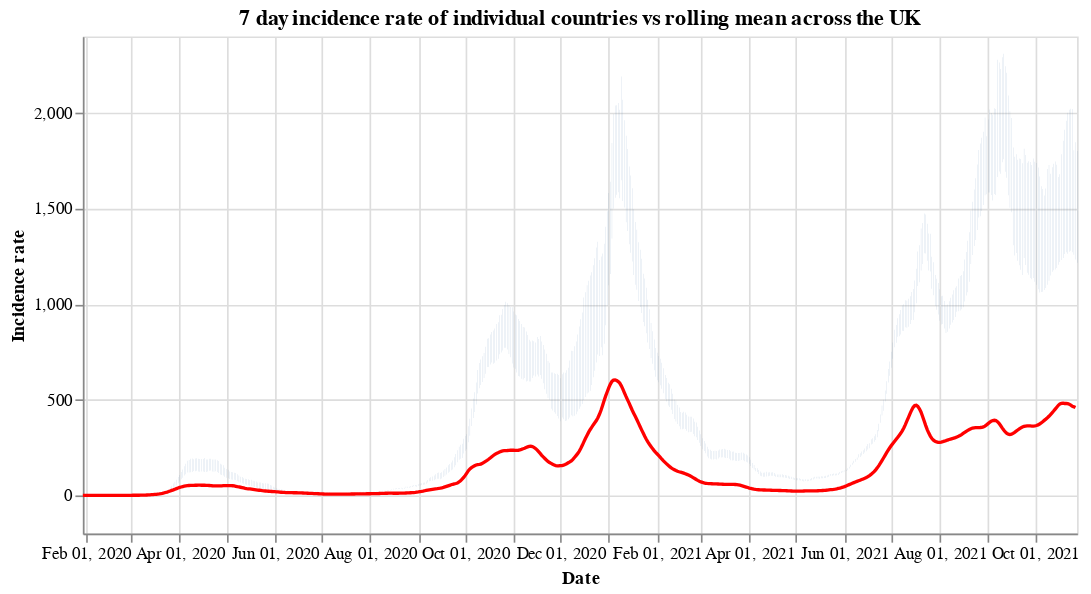

Here is the notebook cell this chart was saved with:
### Code cell
#collapse
countries = uk_cases['areaName'].unique()
countries.sort()

selection = alt.selection_single(
    name='Select',
    fields=['areaName'],
    init={'areaName': 'Wales'},
    bind={'areaName': alt.binding_select(options=countries)}
)

# scatter plot, modify opacity based on selection
bars = alt.Chart(uk_cases).mark_bar().add_selection(
    selection
).encode(
    x=alt.X("yearmonthdate(date):T", axis=alt.Axis(title='Date')),
    y=alt.Y("weeklyCasesRate:Q", axis=alt.Axis(title='Incidence rate')),
    tooltip='weeklyCasesRate:Q',
    opacity=alt.condition(selection, alt.value(1), alt.value(0))
).properties(title=f'7 day incidence rate of individual countries vs rolling mean across the UK', width=600)

line = alt.Chart(overview_cases).mark_line(
    color='red',
    size=2,
).transform_window(
    rolling_mean='mean(weeklyCasesRate)',
    frame=[0, 7]
).encode(
    x='yearmonthdate(date):T',
    y='rolling_mean:Q'
)

alt.layer(bars, line)

### Figure 1 — Vega-Lite specification as saved in the notebook (floating-point values rounded to 4 significant figures; data arrays with more than 128 entries replaced by an {"elided": "..."} marker saying what was removed)
{"config": {"view": {"continuousWidth": 400, "continuousHeight": 300}}, "layer": [{"data": {"name": "data-61eca00e9c40ebadfa91bff7047a2b0d"}, "mark": "bar", "encoding": {"opacity": {"condition": {"value": 1, "selection": "Select"}, "value": 0}, "tooltip": {"type": "quantitative", "field": "weeklyCasesRate"}, "x": {"type": "temporal", "axis": {"title": "Date"}, "field": "date", "timeUnit": "yearmonthdate"}, "y": {"type": "quantitative", "axis": {"title": "Incidence rate"}, "field": "weeklyCasesRate"}}, "selection": {"Select": {"type": "single", "fields": ["areaName"], "init": {"areaName": "Wales"}, "bind": {"areaName": {"input": "select", "options": ["England", "Northern Ireland", "Scotland", "Wales"]}}}}, "title": "7 day incidence rate of individual countries vs rolling mean across the UK", "width": 600}, {"data": {"name": "data-696c5d8364daec9ea02416d0cae8131c"}, "mark": {"type": "line", "color": "red", "size": 2}, "encoding": {"x": {"type": "temporal", "field": "date", "timeUnit": "yearmonthdate"}, "y": {"type": "quantitative", "field": "rolling_mean"}}, "transform": [{"window": [{"op": "mean", "field": "weeklyCasesRate", "as": "rolling_mean"}], "frame": [0, 7]}]}], "$schema": "https://vega.github.io/schema/vega-lite/v4.8.1.json", "datasets": {"data-61eca00e9c40ebadfa91bff7047a2b0d": {"elided": "2456 records"}, "data-696c5d8364daec9ea02416d0cae8131c": {"elided": "637 records"}}}
